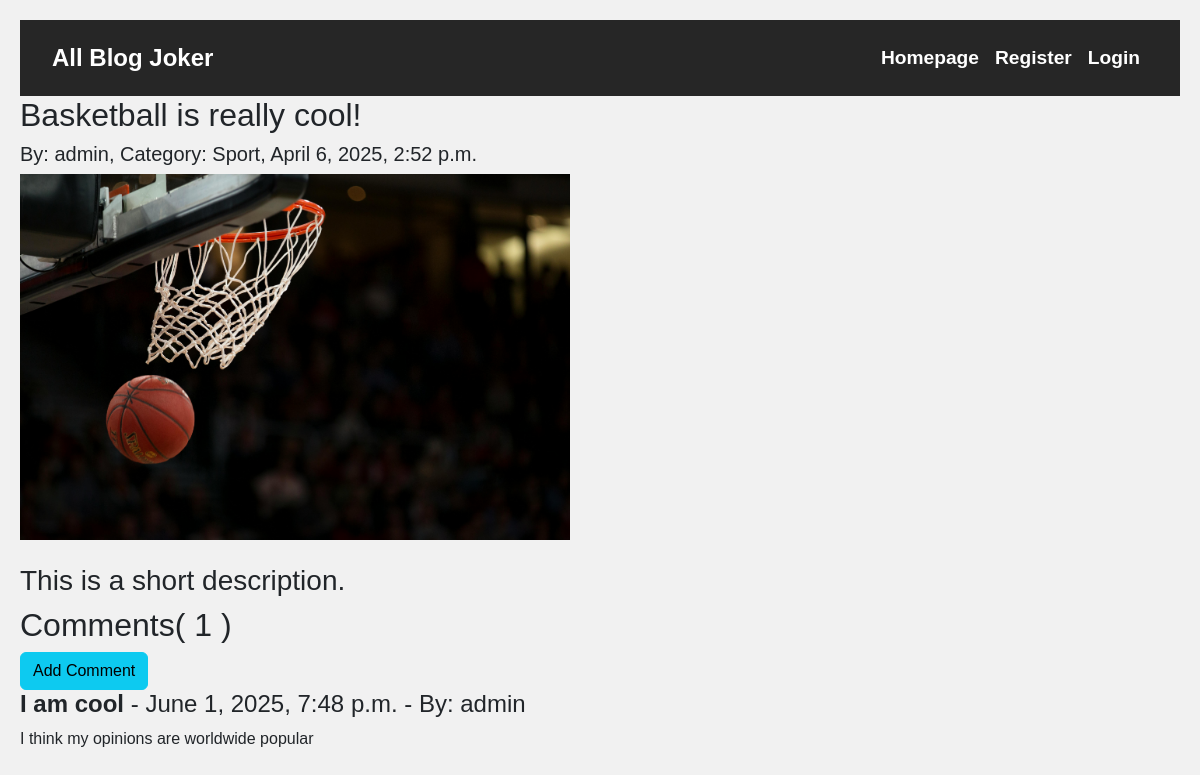
Before: /blog_post/1/ with the older database file.
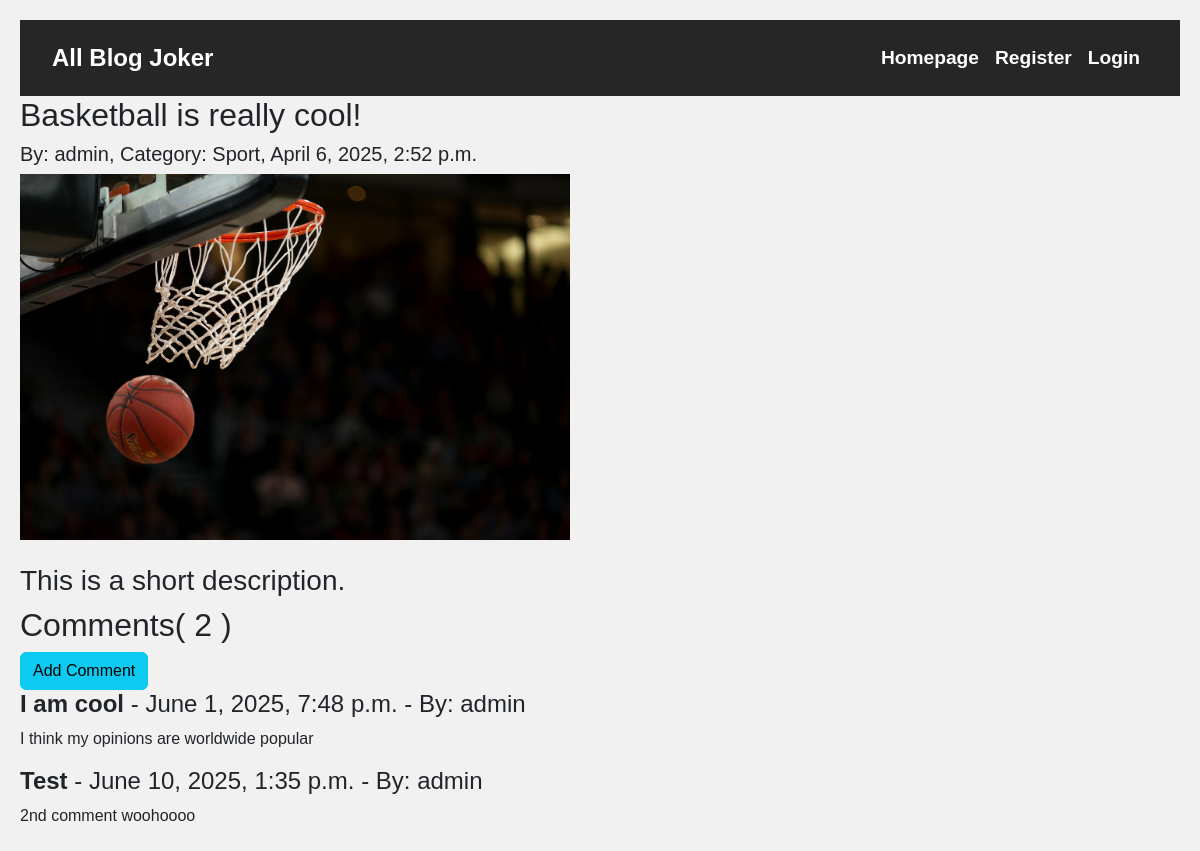
After: the same page with the newer database file.
### main/models.py (models this page shows, shortened)
class BlogPost(models.Model):
    user = models.ForeignKey(User, on_delete=models.CASCADE)
    category = models.ForeignKey(Category, on_delete=models.CASCADE)
    title = models.CharField(max_length=200)
    blog_image = models.ImageField(upload_to=('blog_images/'))
    description = models.TextField()
    date = models.DateTimeField(auto_now_add=True)

class Comment(models.Model):
    blog_post = models.ForeignKey(BlogPost, related_name="comments", on_delete=models.CASCADE)
    user = models.ForeignKey(User, on_delete=models.CASCADE)
    title = models.CharField(max_length=300)
    body = models.TextField()
    date = models.DateTimeField(auto_now_add=True)

class Category(models.Model):
    name = models.CharField(max_length=20)
    def __str__(self):
        return self.name

### main/views.py (the view)
# urls.py: path('blog_post/<int:pk>/', views.blog_post_details, name="blog_post_details"),
def blog_post_details(request, pk):
    blog_post = BlogPost.objects.get(id=pk)
    return render(request, 'blog_post_details.html', {'blog_post': blog_post})

### main/templates/blog_post_details.html (shortened to what this page needs)
{% extends 'base.html' %}
{% block body %}
<h2>{{ blog_post.title }}</h2>
<h5>By: {{ blog_post.user }}, Category: {{ blog_post.category }}, {{ blog_post.date }}</h5>
<img src="{{ blog_post.blog_image.url }}" style="height:366px;width:550px;" />
<br /><br />
<h3>{{ blog_post.description }}</h3>
<h2>Comments({% if blog_post.comments.all %} {{ blog_post.comments.all|length }} {% endif %})</h2>
{% if not blog_post.comments.all %}
<h3>No Comments Yet...</h3>
<a class="btn btn-info">Add Comment</a>
{% else %}
<a class="btn btn-info">Add Comment</a>
{% for comment in blog_post.comments.all %}
<h4><strong>{{ comment.title }}</strong> - {{ comment.date }} - By: {{ comment.user }}</h4>
<p>{{ comment.body }}</p>
{% endfor %}
{% endif %}
{% endblock %}

Changed rows visible on the page:
computed for BlogPost "Basketball is really cool!": comments.all|length "1" → "2"
added Comment: title "Test", date "June 10, 2025, 1:35 p.m.", user "admin", body "2nd comment woohoooo"
